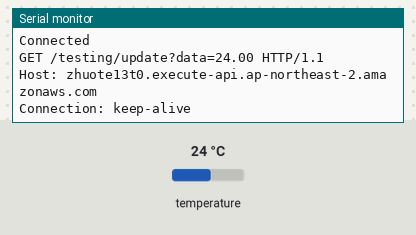
This sketch was run on a simulated ESP8266 (NodeMCU). On the bench: the last lines printed to the serial monitor. The test bench sets the inputs (shaded band); at power-on: temperature 24 °C. WiFi joins after 1.5 s; servers stay silent unless stated.

Above: at 2.7 s.
2.8 s: temperature set to 12 °C
At 8.61 s:
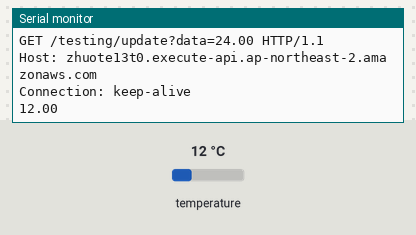
9.9 s: temperature set to 19 °C
At 15.8 s:
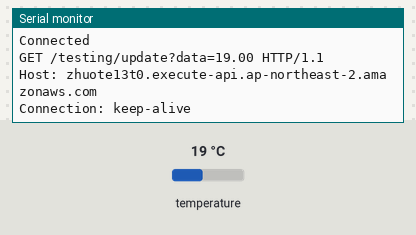
Timing chart, 0 to 17.3 s (numbered marks = the images above; inputs shaded):
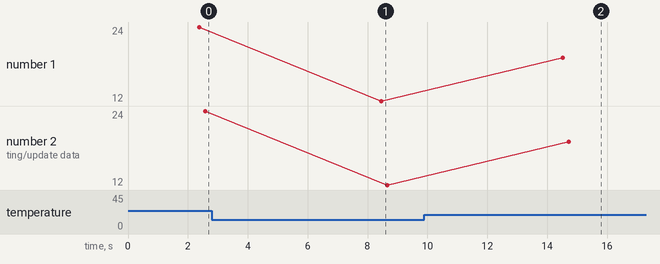

The sketch:

sketch_mar10a.ino
```cpp
#include <OneWire.h>
#include <ESP8266WiFi.h>
#include <ESP8266WebServer.h>
#include <DallasTemperature.h>

#define ONE_WIRE_BUS D4
#define ThingSpeak 0
#define IFTTT 1
#define TUMBLER 2

const char* host = "api.thingspeak.com"; // Your domain
const char* host2 ="maker.ifttt.com";
//const char* host3="ec2-35-174-166-248.compute-1.amazonaws.com";
const char* host3="zhuote13t0.execute-api.ap-northeast-2.amazonaws.com";

String ApiKey = "U87CBNFW57C1V1CC";
String IFTTTKEY="dCsrRRUCkeIzC2irwNBaGL";
String EVENTO="nodeMcu_temperature";
String path = "/update?key=" + ApiKey + "&field1=";
String path2="/testing/update?data=";


OneWire oneWire(ONE_WIRE_BUS);
DallasTemperature DS18B20(&oneWire);

//const char* ssid = "SK_WiFiE4EF";
//const char* pass = "1509011593";

const char* ssid = "sogang123";
const char* pass = "12345678";


char temperatureString[6];

void setup(void){
  Serial.begin(115200);
  Serial.println("");

  WiFi.begin(ssid, pass);
  // Wait for connection
  while (WiFi.status() != WL_CONNECTED) {
    delay(100);
    Serial.print(".");
  }

  Serial.println("");
  Serial.print("Connected to ");
  Serial.println(ssid);
  Serial.print("IP address: ");
  Serial.println(WiFi.localIP());

  DS18B20.begin();


}

float getTemperature() {
  float temp;
  do {
    DS18B20.requestTemperatures();
    temp = DS18B20.getTempCByIndex(0);
    delay(100);
  } while (temp == 85.0 || temp == (-127.0));
  return temp;
}

void loop() {

  float temperature = getTemperature();

  dtostrf(temperature, 2, 2, temperatureString);
  // send temperature to the serial console
  Serial.println(temperatureString);

  WiFiClient client;
  const int httpPort = 80;

  int key=TUMBLER;

  if(key==ThingSpeak){

          if (!client.connect(host, httpPort)) {
          Serial.println("connection failed");
          return;
           }
                client.print(String("GET ") + path + temperatureString + " HTTP/1.1\r\n" +
               "Host: " + host + "\r\n" +
               "Connection: keep-alive\r\n\r\n");
  }


  else if(key==IFTTT){

     if (!client.connect(host2, httpPort)) {
     Serial.println("connection failed");
     return;
     }
    Serial.println("Connected");

    String toSend = "GET /trigger/";
    toSend += EVENTO;
    toSend += "/with/key/";
    toSend += IFTTTKEY;
    toSend += "?value1=";
    toSend += temperatureString;
    toSend += " HTTP/1.1\r\n";
    toSend += "Host: ";
    toSend += host2;
    toSend += "\r\n";
    toSend += "Connection: close\r\n\r\n";

    client.print(toSend);
  }

  else if(key==TUMBLER){
 if (!client.connect(host3, httpPort)) {
     Serial.println("TUMBLER connection failed");
     return;
     }
    Serial.println("Connected");
                 client.print(String("GET ") + path2 + temperatureString + " HTTP/1.1\r\n" +
               "Host: " + host3 + "\r\n" +
               "Connection: keep-alive\r\n\r\n");

                Serial.print(String("GET ") + path2 + temperatureString + " HTTP/1.1\r\n" +
               "Host: " + host3 + "\r\n" +
               "Connection: keep-alive\r\n\r\n");


  }
 delay(5000);
  }
```

Measured:
- after the input at 2.8 s, the serial monitor: prints a new line after 5.7 s (image 1)
- after the input at 9.9 s, the serial monitor: prints a new line after 4.6 s (image 2)
- plotted number 1: 24 → 12 after the input at 2.8 s, 12 → 19 after the input at 9.9 s
- plotted number 2: 24 → 12 after the input at 2.8 s, 12 → 19 after the input at 9.9 s
